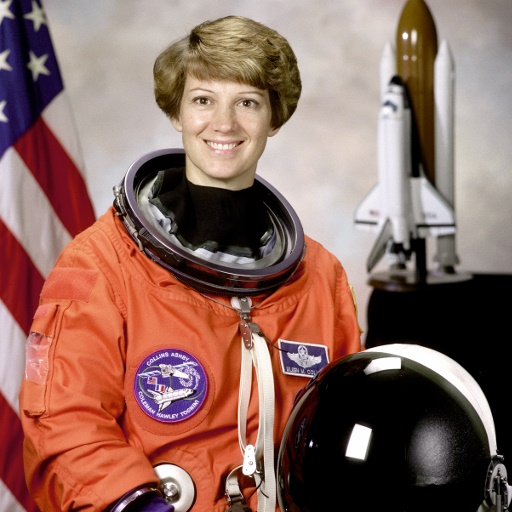
#> input picture 실습소스/02_OpenCV_Basic/image.jpg, 512 x 512 px, given as the content of the folder 실습소스/data/pcb-defect-dataset/pcb-defect-dataset/train/images, which was not available
$ jupyter execute --allow-errors '04_Feature관점_이해_실습.ipynb'   (text cells are left out)
#> lines starting #> are read from the running program, lines starting #| are printed output that depends on the picture; pictures that were not available may be replaced by others from this repository, and a replacement may not be noted
[cell 1]
from pathlib import Path
import numpy as np
import pandas as pd
import matplotlib.pyplot as plt
from PIL import Image

plt.rcParams["font.family"] = "Malgun Gothic"
plt.rcParams["axes.unicode_minus"] = False

PROJECT_ROOT = Path("..").resolve()
DATA_ROOT = PROJECT_ROOT / "data" / "pcb-defect-dataset" / "pcb-defect-dataset"

print("DATA_ROOT:", DATA_ROOT)
print("exists   :", DATA_ROOT.exists())

[cell 2]
# 샘플 이미지 선택 (있으면 원본 stem 우선, 없으면 첫 이미지)
candidate_stems = [
    "light_01_missing_hole_01_1_256",
    "light_01_open_circuit_01_1_256",
    "light_01_short_01_1_256",
]

image_dir = DATA_ROOT / "train" / "images"
selected_path = None
for stem in candidate_stems:
    p = image_dir / f"{stem}.jpg"
    if p.exists():
        selected_path = p
        break

if selected_path is None:
    selected_path = sorted(image_dir.glob("*.jpg"))[0]

img = Image.open(selected_path).convert("L")
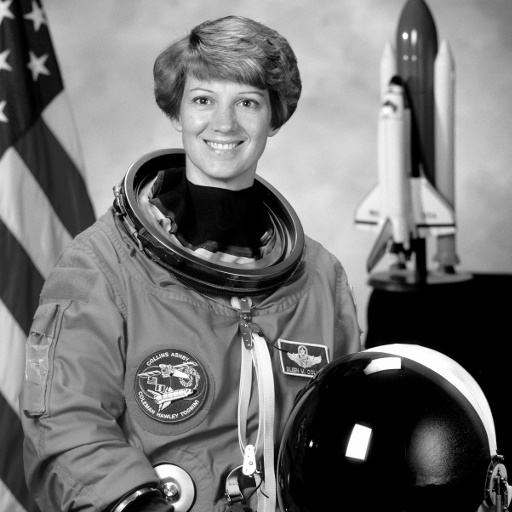
#> img: PIL image 512x512 L; min 0, max 255, mean 115.4
img_arr = np.array(img, dtype=np.float32) / 255.0
print("selected image:", selected_path.name, img_arr.shape)
#| selected image: image.jpg (512, 512)

plt.figure(figsize=(4, 4))
plt.imshow(img_arr, cmap="gray")
plt.title("원본 그레이스케일 이미지")
plt.axis("off")
plt.show()

[cell 3]
def conv2d_valid(image: np.ndarray, kernel: np.ndarray) -> np.ndarray:
    h, w = image.shape
#> h = 512; w = 512
    kh, kw = kernel.shape
    oh, ow = h - kh + 1, w - kw + 1
#> oh = 510; ow = 510
    out = np.zeros((oh, ow), dtype=np.float32)
    k = np.flipud(np.fliplr(kernel))

    for i in range(oh):
        for j in range(ow):
            patch = image[i:i+kh, j:j+kw]
            out[i, j] = np.sum(patch * k)
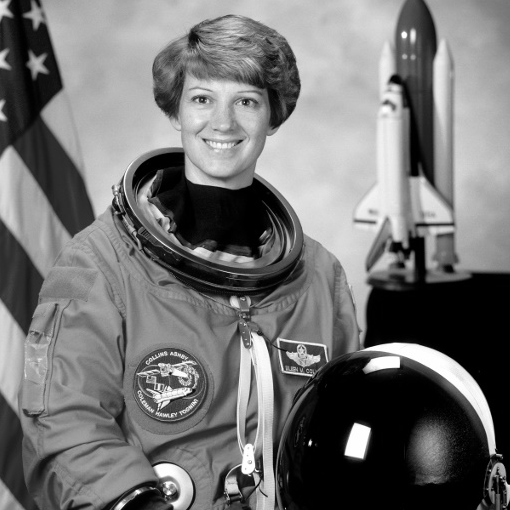
#> out: shape (510, 510) float32; min 0, max 1, mean 0.453
    return out

# 대표 커널
kernels = {
    "Identity": np.array([[0,0,0],[0,1,0],[0,0,0]], dtype=np.float32),
    "Edge (Laplacian)": np.array([[0,1,0],[1,-4,1],[0,1,0]], dtype=np.float32),
    "Vertical Edge": np.array([[-1,0,1],[-2,0,2],[-1,0,1]], dtype=np.float32),
    "Horizontal Edge": np.array([[-1,-2,-1],[0,0,0],[1,2,1]], dtype=np.float32),
    "Blur": (1/9.0)*np.ones((3,3), dtype=np.float32),
    "Sharpen": np.array([[0,-1,0],[-1,5,-1],[0,-1,0]], dtype=np.float32),
}

feature_maps = {name: conv2d_valid(img_arr, ker) for name, ker in kernels.items()}
#> after the loop in conv2d_valid (call 2), `for i in range(oh):`:
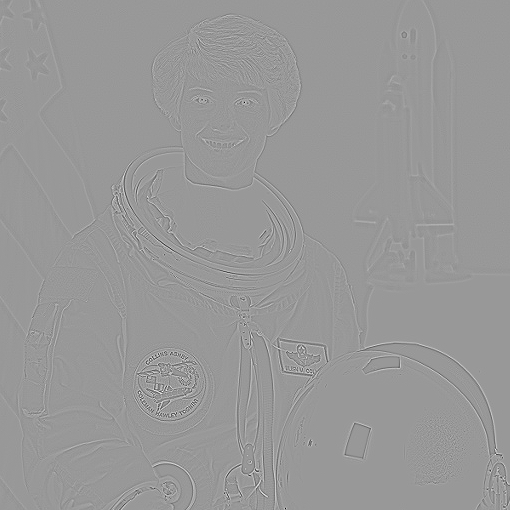
#> out: shape (510, 510) float32; min -2.35, max 1.58, mean -8.72e-06; drawn with min black and max white
#> after the loop in conv2d_valid (call 3), `for i in range(oh):`:
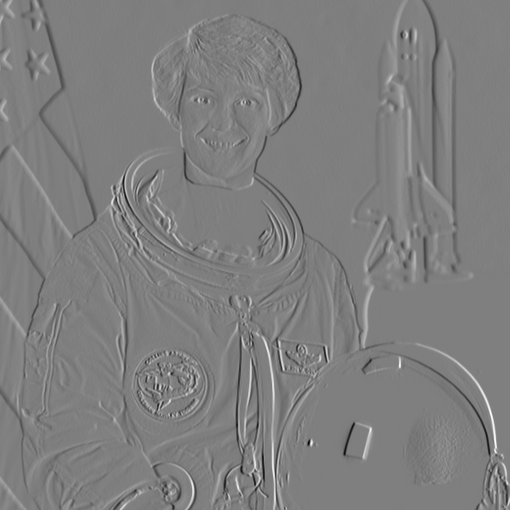
#> out: shape (510, 510) float32; min -3.72, max 3.75, mean 0.00209; drawn with min black and max white
#> after the loop in conv2d_valid (call 4), `for i in range(oh):`:
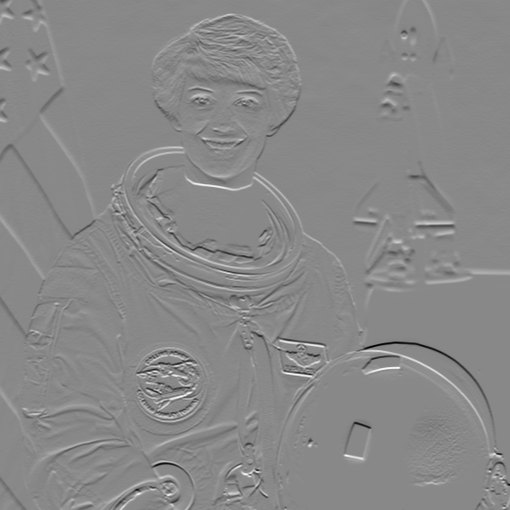
#> out: shape (510, 510) float32; min -3.88, max 3.36, mean 0.00694; drawn with min black and max white
#> after the loop in conv2d_valid (call 6), `for i in range(oh):`:
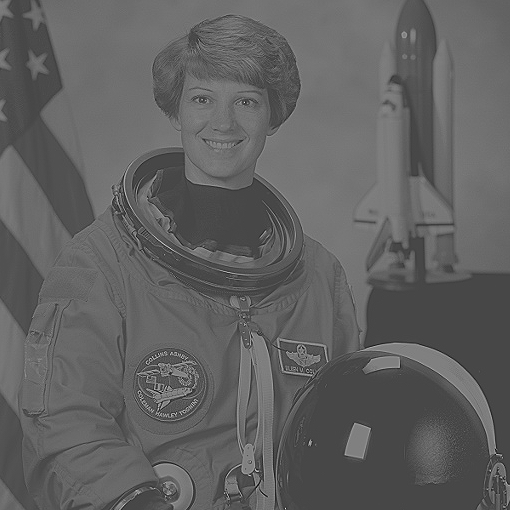
#> out: shape (510, 510) float32; min -1.25, max 3.21, mean 0.453; drawn with min black and max white
#> feature_maps = 6 items

fig, axes = plt.subplots(2, 3, figsize=(12, 8))
for ax, (name, fmap) in zip(axes.flatten(), feature_maps.items()):
    ax.imshow(fmap, cmap="inferno")
    ax.set_title(name)
    ax.axis("off")
#> this loop made 6 passes
#> name on passes 1 to 6: 'Identity', 'Edge (Laplacian)', 'Vertical Edge', 'Horizontal Edge', 'Blur', 'Sharpen'

plt.suptitle("커널별 Convolution Feature Map", fontsize=14)
plt.tight_layout()
plt.show()

[cell 4]
def extract_basic_image_features(gray: np.ndarray) -> np.ndarray:
    # 간단하지만 해석 가능한 feature들
    mean = gray.mean()
#> mean = 0.453
    std = gray.std()
#> std = 0.294
    p10, p50, p90 = np.percentile(gray, [10, 50, 90])
#> p10 = 0; p50 = 0.506; p90 = 0.808

    # gradient 기반 특징
    gx = np.diff(gray, axis=1)
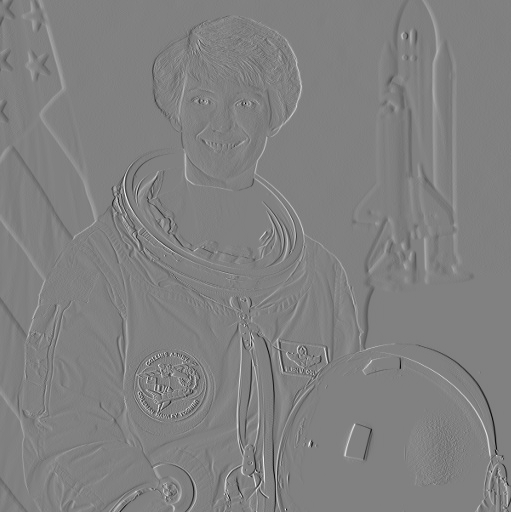
#> gx: shape (512, 511) float32; min -0.788, max 0.769, mean -0.000277; drawn with min black and max white
    gy = np.diff(gray, axis=0)
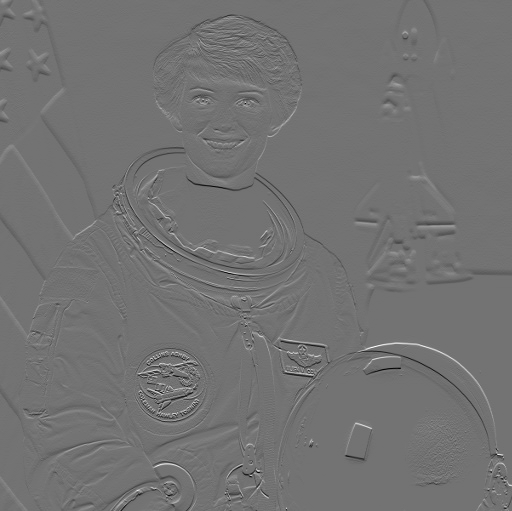
#> gy: shape (511, 512) float32; min -0.706, max 0.859, mean -0.000866; drawn with min black and max white
    grad_energy = (gx**2).mean() + (gy**2).mean()
#> grad_energy = 0.00654

    # edge-like 비율 (간이)
    edge_ratio = (np.abs(gx) > 0.1).mean()
#> edge_ratio = 0.0625

    return np.array([mean, std, p10, p50, p90, grad_energy, edge_ratio], dtype=np.float32)

# 샘플 이미지 300장 feature 추출
sample_paths = sorted((DATA_ROOT / "train" / "images").glob("*.jpg"))[:300]
X = []
names = []

for p in sample_paths:
    g = np.array(Image.open(p).convert("L"), dtype=np.float32) / 255.0
    X.append(extract_basic_image_features(g))
    names.append(p.stem)

X = np.vstack(X)
print("Feature matrix shape:", X.shape)  # (N, D)
#| Feature matrix shape: (1, 7)

# PCA (numpy SVD)
Xc = X - X.mean(axis=0, keepdims=True)
U, S, VT = np.linalg.svd(Xc, full_matrices=False)
#> U = [1]; S = [0]
Z = Xc @ VT[:2].T  # 2D projection
#> Z = [0]

plt.figure(figsize=(7, 6))
#> (the rest of this cell did not finish here and is left out)

[cell 5]
# 센서 시계열 시뮬레이션 (조도/온도/진동)
rng = np.random.default_rng(7)
N = 600
t = np.arange(N)

lux = 1000 + 80*np.sin(2*np.pi*t/120) + rng.normal(0, 20, N)
temp = 24 + 0.002*t + 0.2*np.sin(2*np.pi*t/200) + rng.normal(0, 0.08, N)
vib = 0.05 + 0.01*np.sin(2*np.pi*t/50) + np.abs(rng.normal(0, 0.006, N))

sensor_df = pd.DataFrame({
    "t": t,
    "lux": lux,
    "temp": temp,
    "vibration": vib,
})

# 결함 이벤트(가상): 진동 급증 + 조도 급락 구간
sensor_df["defect_event"] = 0
sensor_df.loc[220:260, "defect_event"] = 1
sensor_df.loc[420:455, "defect_event"] = 1
sensor_df.loc[sensor_df["defect_event"] == 1, "vibration"] += 0.02
sensor_df.loc[sensor_df["defect_event"] == 1, "lux"] -= 90

sensor_df.head()

[cell 6]
# Feature Engineering
w = 15
fe = sensor_df.copy()

for c in ["lux", "temp", "vibration"]:
    fe[f"{c}_roll_mean"] = fe[c].rolling(w, min_periods=1).mean()
    fe[f"{c}_roll_std"] = fe[c].rolling(w, min_periods=1).std().fillna(0)
    fe[f"{c}_diff1"] = fe[c].diff().fillna(0)
    fe[f"{c}_zscore"] = (fe[c] - fe[c].mean()) / (fe[c].std() + 1e-8)

# 멀티센서 조합 feature
fe["lux_vib_ratio"] = fe["lux"] / (fe["vibration"] + 1e-6)
fe["temp_lux_interaction"] = fe["temp"] * fe["lux"]

engineered_cols = [
    "lux", "temp", "vibration",
    "lux_roll_mean", "lux_roll_std", "lux_diff1", "lux_zscore",
    "temp_roll_mean", "temp_roll_std", "temp_diff1", "temp_zscore",
    "vibration_roll_mean", "vibration_roll_std", "vibration_diff1", "vibration_zscore",
    "lux_vib_ratio", "temp_lux_interaction",
]

print("원시+엔지니어링 feature 개수:", len(engineered_cols))
fe[engineered_cols + ["defect_event"]].head(8)

[cell 7]
# Feature가 이벤트 구분에 주는 신호 확인
summary = fe.groupby("defect_event")[engineered_cols].mean().T
summary.columns = ["normal_mean", "defect_mean"]
summary["abs_gap"] = (summary["defect_mean"] - summary["normal_mean"]).abs()
summary = summary.sort_values("abs_gap", ascending=False)

print("이벤트 구분에 기여 가능성이 높은 feature Top 10")
display(summary.head(10))

# 시각화
top_feats = summary.head(3).index.tolist()
fig, axes = plt.subplots(3, 1, figsize=(12, 8), sharex=True)
for i, col in enumerate(top_feats):
    axes[i].plot(fe["t"], fe[col], label=col)
    axes[i].fill_between(fe["t"], fe[col].min(), fe[col].max(), where=fe["defect_event"]==1, alpha=0.15)
    axes[i].legend(loc="upper right")
    axes[i].grid(alpha=0.2)
axes[0].set_title("상위 Feature와 Defect Event 구간")
plt.xlabel("time step")
plt.tight_layout()
plt.show()
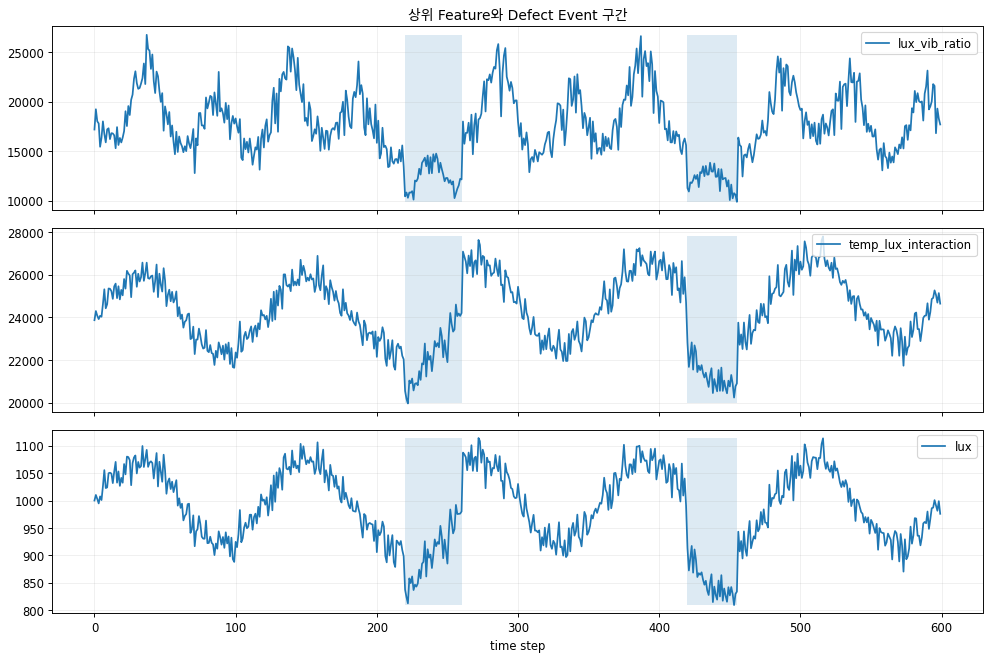
#> figure drawn by matplotlib, 3 panels; panel 3: curve peaks at x = 272, y = 1114
